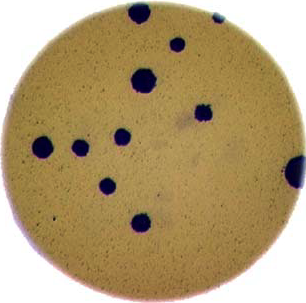
#> input picture data/colonies-01.tif, 306 x 303 px
$ jupyter execute processamento_colonias.ipynb
#> lines starting #> are read from the running program, lines starting #| are printed output that depends on the picture; after the words box and inside, x2 and y2 are one past the last pixel; in counts of white or black regions, pixels touching at a corner belong together
[cell 1]
import cv2
import numpy as np
import matplotlib.pyplot as plt

#  pasta da imagem
path = "./data/colonies-01.tif"

#definicao dos parametros:

manual_thresh = 99          #considerar limite de binarização, 99 foi o ideal.
blur_ksize = (7,7)           # suavizacao
border_thickness = 2         # espessura da borda = 1 quase nao ve
min_area = 2               # area minima para considerar colonia, 2 ele considera o pqueno pixel inferior esquerdo, acima disso ele ainda mantem uma precisao boa, até 50

# ler e escala cinza
img = cv2.imread(path)
#> img is the input picture: shape (303, 306, 3); mean B, G, R 113.9, 155.8, 177.7
gray = cv2.cvtColor(img, cv2.COLOR_BGR2GRAY)

# suaviza a imagem - ajuda nas bordas
blur = cv2.GaussianBlur(gray, blur_ksize, 0)

# binariza mantendo o preto das colonias - perfeito para selecionar as boradas nesse caso
_, binary = cv2.threshold(blur, manual_thresh, 255, cv2.THRESH_BINARY)
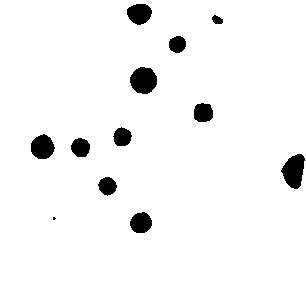
#> binary: shape (303, 306); 95.9% white; 12 black regions (1 under 20 px), largest, box (x1, y1, x2, y2) and area: (281, 154, 305, 189) 569, (130, 67, 157, 94) 566, (31, 134, 55, 159) 448

# uma mascara para identificar as colonias - como esta binarizado, tudo que nao e branco vira colonia
mask_nonwhite = (binary != 255).astype(np.uint8) * 255
#> mask_nonwhite: shape (303, 306); 4.1% white; 12 white regions (1 under 20 px)

# apos a mascara e so identificar o contorno
contours, _ = cv2.findContours(mask_nonwhite.copy(), cv2.RETR_EXTERNAL, cv2.CHAIN_APPROX_SIMPLE)
#> contours = 12 contours, 1 with area under 20; largest, box (x1, y1, x2, y2) and area: (130, 67, 157, 94) 528, (281, 154, 305, 189) 528, (31, 134, 55, 159) 414, (127, 4, 152, 25) 368, (130, 212, 152, 233) 328

# filtro para eliminar colonias que nao tenham a area minima definida
colonies = [cnt for cnt in contours if cv2.contourArea(cnt) > min_area]
#> colonies has the same summary as contours

# criar a borda de cor aleatoria para as colonias
contoured = img.copy()
np.random.seed(42)

for cnt in colonies:
    color = tuple(np.random.randint(0, 255, 3).tolist())  # cor RGB aleatória
    cv2.drawContours(contoured, [cnt], -1, color, border_thickness)
#> this loop made 12 passes
#> color on passes 1 to 12: (102, 179, 92), (14, 106, 71), (188, 20, 102), (121, 210, 214), (74, 202, 87), (116, 99, 103), (151, 130, 149), (52, 1, 87), (235, 157, 37), (129, 191, 187), (20, 160, 203), (57, 21, 252)
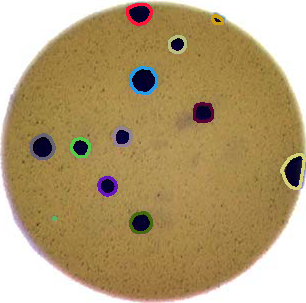
#> contoured: shape (303, 306, 3); 2.56% of pixels changed, all inside (x1, y1, x2, y2) = (30, 3, 306, 234)


fig, axs = plt.subplots(1, 4, figsize=(20,6))
axs[0].imshow(gray, cmap='gray'); axs[0].set_title("Cinza"); axs[0].axis('off')
axs[1].imshow(blur, cmap='gray'); axs[1].set_title("Suavizada"); axs[1].axis('off')
axs[2].imshow(binary, cmap='gray'); axs[2].set_title(f"Binarizada (lim={manual_thresh})"); axs[2].axis('off')
axs[3].imshow(cv2.cvtColor(contoured, cv2.COLOR_BGR2RGB))
axs[3].set_title(f"Colônias detectadas: {len(colonies)}"); axs[3].axis('off')
plt.tight_layout(); plt.show()

print(f"🔹 Total de colônias detectadas: {len(colonies)}")
#| 🔹 Total de colônias detectadas: 12

[cell 2]
import cv2
import numpy as np
import matplotlib.pyplot as plt

#  pasta da imagem
path = "./data/colonies-02.tif"

#definicao dos parametros: para a imagem de media colonia o filtro utilizado na primeira imagem serviu completamente bem, mas a variacao dos parametros pode ser maior

manual_thresh = 77        #considerar limite de binarizacao, 77 foi o ideal para a imagem com uma quantidade media de colonia.
blur_ksize = (7,7)           # suavizacao
border_thickness = 2         # espessura da borda = 1 quase nao ve
min_area = 2          # area minima: para a quantidade media de colonia os melhores resultados sao 1 e 2

# ler e escala cinza
img = cv2.imread(path)
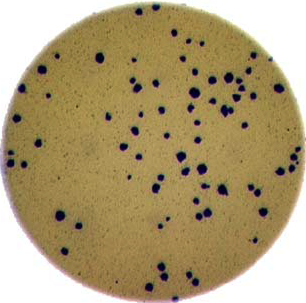
#> input picture data/colonies-02.tif, 306 x 303 px
#> img is the input picture: shape (303, 306, 3); mean B, G, R 117.5, 157.2, 174.7
gray = cv2.cvtColor(img, cv2.COLOR_BGR2GRAY)

# suaviza a imagem - ajuda nas bordas
blur = cv2.GaussianBlur(gray, blur_ksize, 0)

# binariza mantendo o preto das colonias - perfeito para selecionar as boradas nesse caso
_, binary = cv2.threshold(blur, manual_thresh, 255, cv2.THRESH_BINARY)
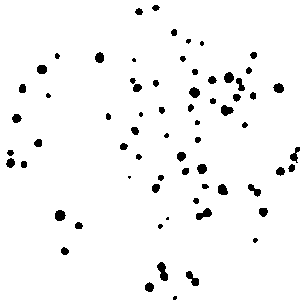
#> binary: shape (303, 306); 96.5% white; 68 black regions (11 under 20 px), largest, box (x1, y1, x2, y2) and area: (157, 262, 168, 281) 128, (196, 208, 212, 220) 109, (186, 271, 199, 286) 101

# uma mascara para identificar as colonias - como esta binarizado, tudo que nao e branco vira colonia
mask_nonwhite = (binary != 255).astype(np.uint8) * 255
#> mask_nonwhite: shape (303, 306); 3.5% white; 68 white regions (11 under 20 px)

# apos a mascara e so identificar o contorno
contours, _ = cv2.findContours(mask_nonwhite.copy(), cv2.RETR_EXTERNAL, cv2.CHAIN_APPROX_SIMPLE)
#> contours = 68 contours, 17 with area under 20; largest, box (x1, y1, x2, y2) and area: (157, 262, 168, 281) 106, (196, 208, 212, 220) 89, (221, 105, 234, 116) 80, (186, 271, 199, 286) 79, (55, 210, 66, 221) 79

# filtro para eliminar colonias que nao tenham a area minima definida
colonies = [cnt for cnt in contours if cv2.contourArea(cnt) > min_area]
#> colonies has the same summary as contours

# criar a borda de cor aleatoria para as colonias
contoured = img.copy()
np.random.seed(42)

for cnt in colonies:
    color = tuple(np.random.randint(0, 255, 3).tolist())  # cor RGB aleatória
    cv2.drawContours(contoured, [cnt], -1, color, border_thickness)
#> this loop made 68 passes
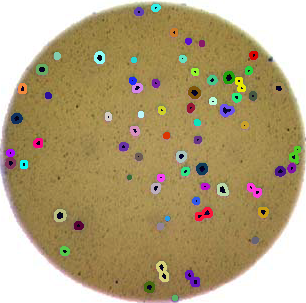
#> contoured: shape (303, 306, 3); 5.31% of pixels changed, all inside (x1, y1, x2, y2) = (5, 4, 301, 301)


fig, axs = plt.subplots(1, 4, figsize=(20,6))
axs[0].imshow(gray, cmap='gray'); axs[0].set_title("Cinza"); axs[0].axis('off')
axs[1].imshow(blur, cmap='gray'); axs[1].set_title("Suavizada"); axs[1].axis('off')
axs[2].imshow(binary, cmap='gray'); axs[2].set_title(f"Binarizada (lim={manual_thresh})"); axs[2].axis('off')
axs[3].imshow(cv2.cvtColor(contoured, cv2.COLOR_BGR2RGB))
axs[3].set_title(f"Colônias detectadas: {len(colonies)}"); axs[3].axis('off')
plt.tight_layout(); plt.show()

print(f"🔹 Total de colônias detectadas: {len(colonies)}")
#| 🔹 Total de colônias detectadas: 68

[cell 3]
import cv2
import numpy as np
import matplotlib.pyplot as plt

#  pasta da imagem
path = "./data/colonies-03.tif"

#definicao dos parametros:

manual_thresh = 83          #considerar limite de binarização, 83 foi o ideal.
blur_ksize = (7,7)           # suavizacao
border_thickness = 2         # espessura da borda >= 1 quase nao ve
min_area = 1               # area minima para considerar colonia, aqui 1 foi o melhor parametro.

# ler e escala cinza
img = cv2.imread(path)
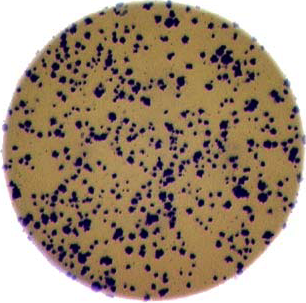
#> input picture data/colonies-03.tif, 306 x 303 px
#> img is the input picture: shape (303, 306, 3); mean B, G, R 119.8, 141.7, 161.7
gray = cv2.cvtColor(img, cv2.COLOR_BGR2GRAY)

# suaviza a imagem - ajuda nas bordas
blur = cv2.GaussianBlur(gray, blur_ksize, 0)
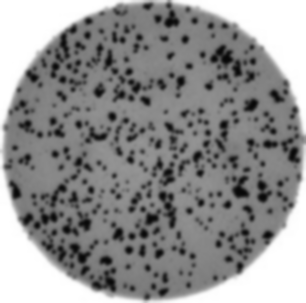
#> blur: shape (303, 306); min 7, max 255, mean 145.2

# binariza mantendo o preto das colonias - perfeito para selecionar as boradas nesse caso
_, binary = cv2.threshold(blur, manual_thresh, 255, cv2.THRESH_BINARY)
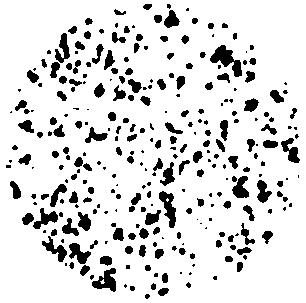
#> binary: shape (303, 306); 86.4% white; 288 black regions (130 under 20 px), largest, box (x1, y1, x2, y2) and area: (210, 45, 242, 77) 445, (159, 191, 176, 228) 319, (92, 268, 116, 292) 312

# uma mascara para identificar as colonias - como esta binarizado, tudo que nao e branco vira colonia
mask_nonwhite = (binary != 255).astype(np.uint8) * 255
#> mask_nonwhite: shape (303, 306); 13.6% white; 288 white regions (130 under 20 px)

# apos a mascara e so identificar o contorno
contours, _ = cv2.findContours(mask_nonwhite.copy(), cv2.RETR_EXTERNAL, cv2.CHAIN_APPROX_SIMPLE)
#> contours = 288 contours, 161 with area under 20; largest, box (x1, y1, x2, y2) and area: (210, 45, 242, 77) 391, (92, 268, 116, 292) 282, (159, 191, 176, 228) 282, (69, 243, 91, 264) 210, (232, 176, 249, 198) 202

# filtro para eliminar colonias que nao tenham a area minima definida
colonies = [cnt for cnt in contours if cv2.contourArea(cnt) > min_area]
#> colonies = 269 contours, 142 with area under 20; largest, box (x1, y1, x2, y2) and area: (210, 45, 242, 77) 391, (92, 268, 116, 292) 282, (159, 191, 176, 228) 282, (69, 243, 91, 264) 210, (232, 176, 249, 198) 202

# criar a borda de cor aleatoria para as colonias
contoured = img.copy()
np.random.seed(42)

for cnt in colonies:
    color = tuple(np.random.randint(0, 255, 3).tolist())  # cor RGB aleatória
    cv2.drawContours(contoured, [cnt], -1, color, border_thickness)
#> this loop made 269 passes
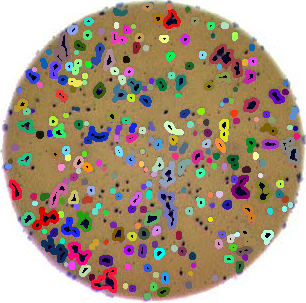
#> contoured: shape (303, 306, 3); mean B, G, R 131.7, 152.4, 170.8


fig, axs = plt.subplots(1, 4, figsize=(20,6))
axs[0].imshow(gray, cmap='gray'); axs[0].set_title("Cinza"); axs[0].axis('off')
axs[1].imshow(blur, cmap='gray'); axs[1].set_title("Suavizada"); axs[1].axis('off')
axs[2].imshow(binary, cmap='gray'); axs[2].set_title(f"Binarizada (lim={manual_thresh})"); axs[2].axis('off')
axs[3].imshow(cv2.cvtColor(contoured, cv2.COLOR_BGR2RGB))
axs[3].set_title(f"Colônias detectadas: {len(colonies)}"); axs[3].axis('off')
plt.tight_layout(); plt.show()
#> after `plt.tight_layout()`:
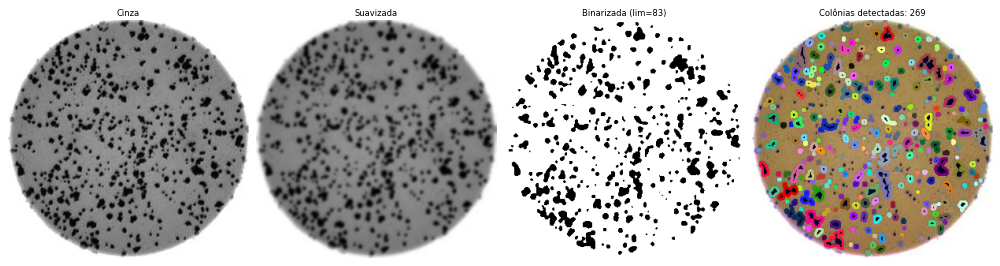
#> figure drawn by matplotlib, 4 panels

print(f"🔹 Total de colônias detectadas: {len(colonies)}")
#| 🔹 Total de colônias detectadas: 269
